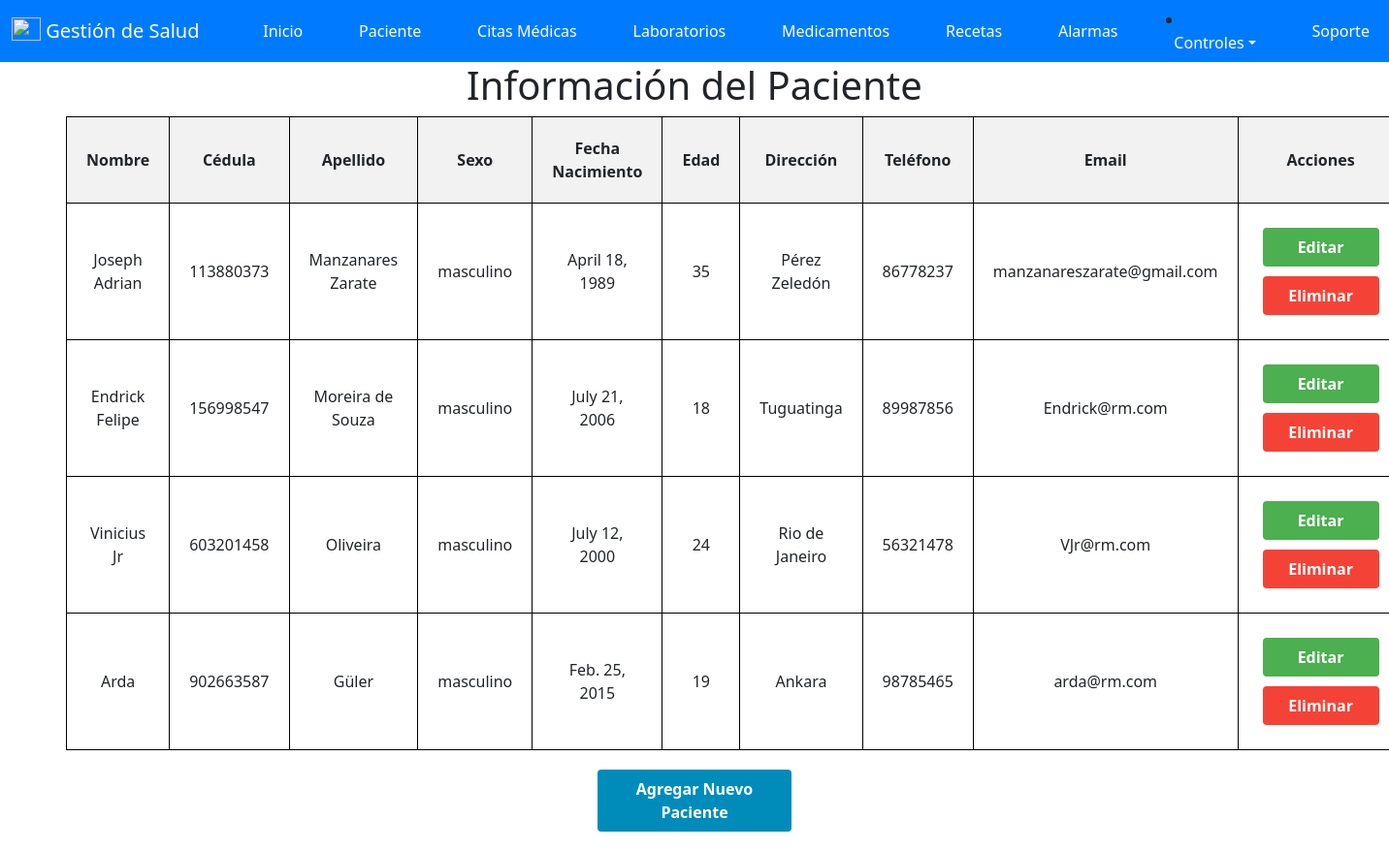
Before: /index/ (signed in) with the older database file.
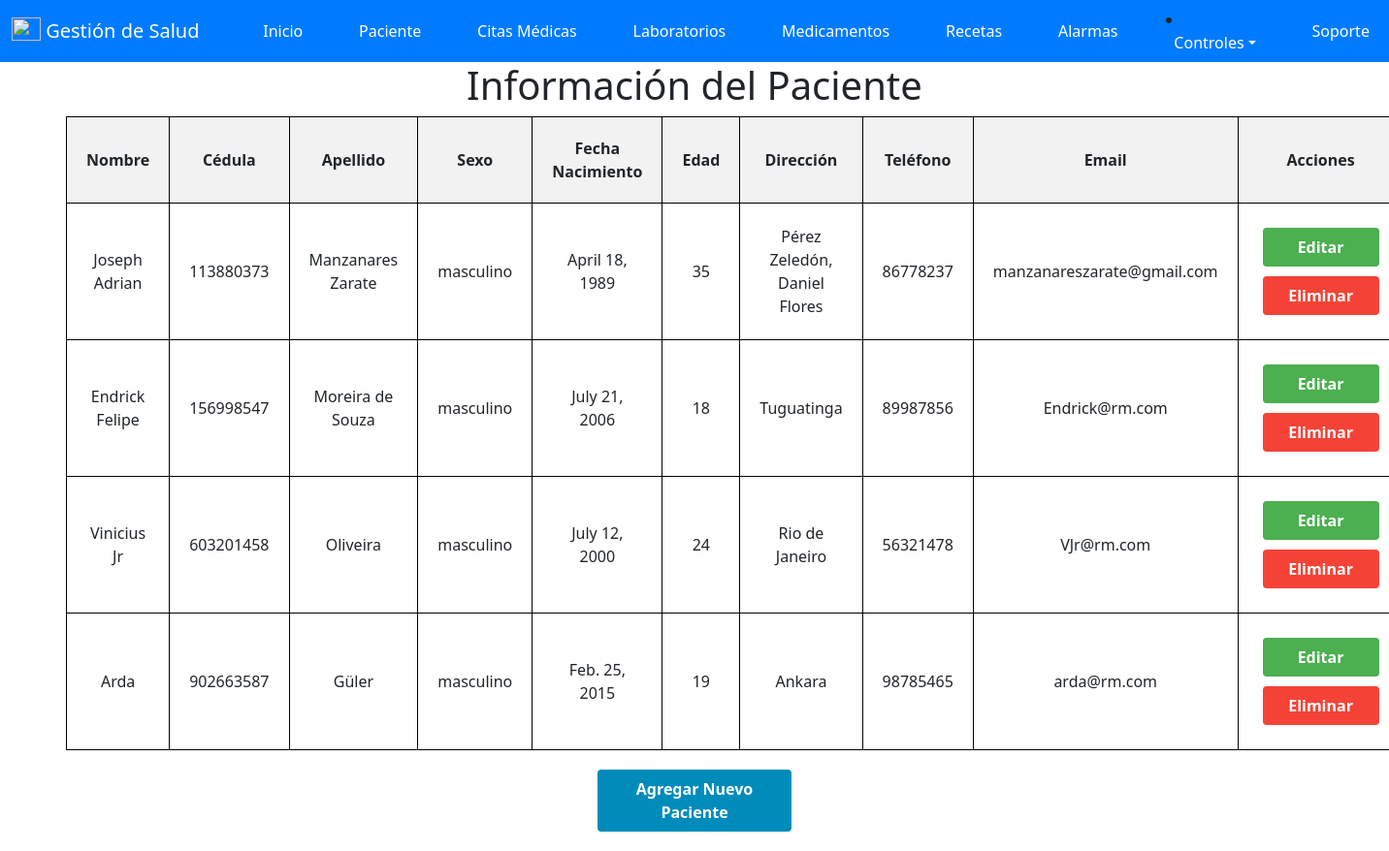
After: the same page with the newer database file.
### salud/models.py (models this page shows, shortened)
class paciente(models.Model):
    id_paciente = models.AutoField(primary_key=True , verbose_name='ID_Paciente')
    cedula = models.IntegerField(null=True,verbose_name='Cedula')
    nombre = models.CharField(max_length=50, verbose_name='Nombre')
    apellido = models.CharField(max_length=50, verbose_name='Apellido')
    sexo = models.CharField(max_length=20, verbose_name='Sexo')
    fecha_Nacimiento = models.DateField(null=True, verbose_name='Fecha de Nacimiento')
    edad = models.IntegerField ( verbose_name='Edad')
    direccion = models.CharField(max_length=50, verbose_name='Direccion')
    telefono = models.IntegerField( verbose_name='Telefono')
    email = models.EmailField( verbose_name='Email')
    id_usuario = models.ForeignKey(User, on_delete=models.CASCADE)

### salud/views.py (the view)
# urls.py: path('index/', views.index, name='index'),
@login_required(login_url='/accounts/login/')
def index(request):
    pacientes = paciente.objects.filter(id_usuario=request.user)
    return render(request, 'Programar/index.html', {'pacientes': pacientes})

### salud/templates/Programar/index.html (shortened to what this page needs)
{% extends "base.html" %}
{% block contenido %}
<!DOCTYPE html>
<html>
<head>
</head>
<body>
    <h1>Información del Paciente</h1>
    <form method="post" action="{% url 'index' %}">
        <table>
            <thead>
                <tr>
                    <th>Nombre</th>
                    <th>Cédula</th>
                    <th>Apellido</th>
                    <th>Sexo</th>
                    <th>Fecha Nacimiento</th>
                    <th>Edad</th>
                    <th>Dirección</th>
                    <th>Teléfono</th>
                    <th>Email</th>
                    <th>Acciones</th>
                </tr>
            </thead>
            <tbody>
                {% for paciente in pacientes %}
                <tr>
                    <td>{{ paciente.nombre }}</td>
                    <td>{{ paciente.cedula }}</td>
                    <td>{{ paciente.apellido }}</td>
                    <td>{{ paciente.sexo }}</td>
                    <td>{{ paciente.fecha_Nacimiento }}</td>
                    <td>{{ paciente.edad }}</td>
                    <td>{{ paciente.direccion }}</td>
                    <td>{{ paciente.telefono }}</td>
                    <td>{{ paciente.email }}</td>
                    <td>
                        <a href="{% url 'editar' paciente.id_paciente %}" class="button edit-button">Editar</a>
                        <a href="{% url 'eliminar' paciente.id_paciente %}" class="button delete-button" onclick="return confirm('¿Estás seguro de que deseas eliminar este paciente?');">Eliminar</a>
                    </td>
                </tr>
                {% empty %}
                <tr>
                    <td colspan="10">No hay pacientes disponibles.</td>
                </tr>
                {% endfor %}
            </tbody>
        </table>
        <a href="{% url 'agregar' %}" class="button add-button">Agregar Nuevo Paciente</a>
    </form>
</body>
</html>
{% endblock %}

Changed rows visible on the page:
changed paciente "Joseph Adrian": direccion "Pérez Zeledón" → "Pérez Zeledón, Daniel Flores"
